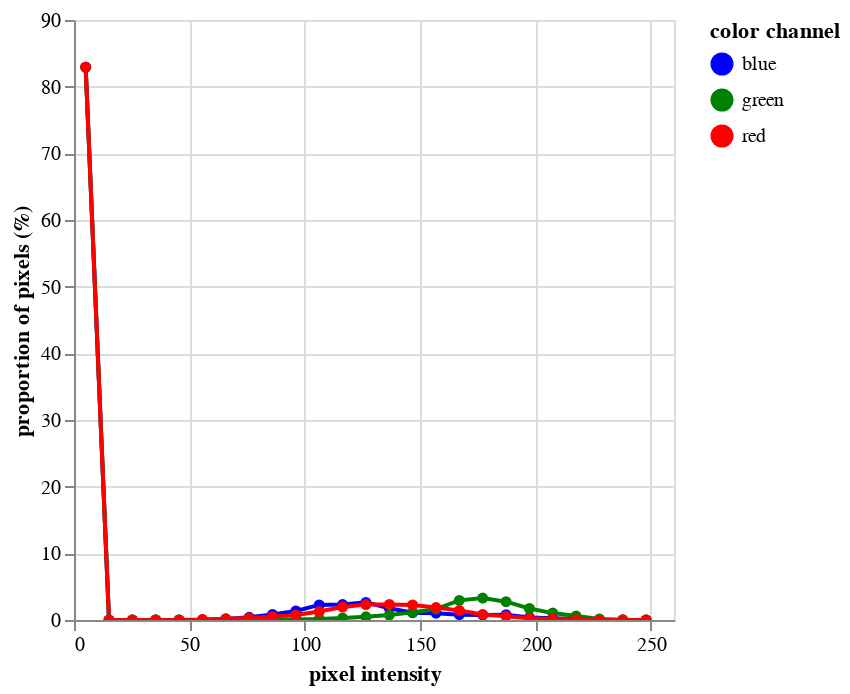

Write notebook code for a chart like this one.
### Code cell
hist_figure1 = pcv.visualize.histogram(image_wb, bins=25)

### Figure 1 — Vega-Lite specification as saved in the notebook (floating-point values rounded to 4 significant figures)
{"config": {"view": {"continuousWidth": 300, "continuousHeight": 300}, "range": {"category": ["blue", "green", "red"]}}, "data": {"name": "data-292874ff701d83f33b330595fc4a3cf9"}, "mark": {"type": "line", "point": true}, "encoding": {"color": {"field": "color channel", "type": "nominal"}, "tooltip": [{"field": "pixel intensity", "type": "quantitative"}, {"field": "proportion of pixels (%)", "type": "quantitative"}], "x": {"field": "pixel intensity", "type": "quantitative"}, "y": {"field": "proportion of pixels (%)", "type": "quantitative"}}, "params": [{"name": "param_4", "select": {"type": "interval", "encodings": ["x", "y"]}, "bind": "scales"}], "$schema": "https://vega.github.io/schema/vega-lite/v5.20.1.json", "datasets": {"data-292874ff701d83f33b330595fc4a3cf9": [{"pixel intensity": 5.06, "proportion of pixels (%)": 82.92, "hist_count": 1018000.0, "color channel": "blue"}, {"pixel intensity": 15.18, "proportion of pixels (%)": 8.147e-05, "hist_count": 1.0, "color channel": "blue"}, {"pixel intensity": 25.3, "proportion of pixels (%)": 0.0003259, "hist_count": 4.0, "color channel": "blue"}, {"pixel intensity": 35.42, "proportion of pixels (%)": 0.001466, "hist_count": 18.0, "color channel": "blue"}, {"pixel intensity": 45.54, "proportion of pixels (%)": 0.005784, "hist_count": 71.0, "color channel": "blue"}, {"pixel intensity": 55.66, "proportion of pixels (%)": 0.03707, "hist_count": 455.0, "color channel": "blue"}, {"pixel intensity": 65.78, "proportion of pixels (%)": 0.1582, "hist_count": 1942.0, "color channel": "blue"}, {"pixel intensity": 75.9, "proportion of pixels (%)": 0.4057, "hist_count": 4980.0, "color channel": "blue"}, {"pixel intensity": 86.02, "proportion of pixels (%)": 0.8415, "hist_count": 10330.0, "color channel": "blue"}, {"pixel intensity": 96.14, "proportion of pixels (%)": 1.359, "hist_count": 16680.0, "color channel": "blue"}, {"pixel intensity": 106.3, "proportion of pixels (%)": 2.264, "hist_count": 27800.0, "color channel": "blue"}, {"pixel intensity": 116.4, "proportion of pixels (%)": 2.318, "hist_count": 28450.0, "color channel": "blue"}, {"pixel intensity": 126.5, "proportion of pixels (%)": 2.644, "hist_count": 32450.0, "color channel": "blue"}, {"pixel intensity": 136.6, "proportion of pixels (%)": 1.765, "hist_count": 21670.0, "color channel": "blue"}, {"pixel intensity": 146.7, "proportion of pixels (%)": 1.09, "hist_count": 13380.0, "color channel": "blue"}, {"pixel intensity": 156.9, "proportion of pixels (%)": 1.027, "hist_count": 12610.0, "color channel": "blue"}, {"pixel intensity": 167.0, "proportion of pixels (%)": 0.8048, "hist_count": 9879.0, "color channel": "blue"}, {"pixel intensity": 177.1, "proportion of pixels (%)": 0.7553, "hist_count": 9272.0, "color channel": "blue"}, {"pixel intensity": 187.2, "proportion of pixels (%)": 0.7932, "hist_count": 9737.0, "color channel": "blue"}, {"pixel intensity": 197.3, "proportion of pixels (%)": 0.3855, "hist_count": 4732.0, "color channel": "blue"}, {"pixel intensity": 207.5, "proportion of pixels (%)": 0.2481, "hist_count": 3045.0, "color channel": "blue"}, {"pixel intensity": 217.6, "proportion of pixels (%)": 0.14, "hist_count": 1718.0, "color channel": "blue"}, {"pixel intensity": 227.7, "proportion of pixels (%)": 0.02941, "hist_count": 361.0, "color channel": "blue"}, {"pixel intensity": 237.8, "proportion of pixels (%)": 0.01108, "hist_count": 136.0, "color channel": "blue"}, {"pixel intensity": 247.9, "proportion of pixels (%)": 0.0, "hist_count": 0.0, "color channel": "blue"}, {"pixel intensity": 5.06, "proportion of pixels (%)": 82.92, "hist_count": 1018000.0, "color channel": "green"}, {"pixel intensity": 15.18, "proportion of pixels (%)": 0.0, "hist_count": 0.0, "color channel": "green"}, {"pixel intensity": 25.3, "proportion of pixels (%)": 0.0, "hist_count": 0.0, "color channel": "green"}, {"pixel intensity": 35.42, "proportion of pixels (%)": 0.0001629, "hist_count": 2.0, "color channel": "green"}, {"pixel intensity": 45.54, "proportion of pixels (%)": 0.001711, "hist_count": 21.0, "color channel": "green"}, {"pixel intensity": 55.66, "proportion of pixels (%)": 0.004236, "hist_count": 52.0, "color channel": "green"}, {"pixel intensity": 65.78, "proportion of pixels (%)": 0.006436, "hist_count": 79.0, "color channel": "green"}, {"pixel intensity": 75.9, "proportion of pixels (%)": 0.01246, "hist_count": 153.0, "color channel": "green"}, {"pixel intensity": 86.02, "proportion of pixels (%)": 0.03047, "hist_count": 374.0, "color channel": "green"}, {"pixel intensity": 96.14, "proportion of pixels (%)": 0.06281, "hist_count": 771.0, "color channel": "green"}, {"pixel intensity": 106.3, "proportion of pixels (%)": 0.1367, "hist_count": 1678.0, "color channel": "green"}, {"pixel intensity": 116.4, "proportion of pixels (%)": 0.2912, "hist_count": 3575.0, "color channel": "green"}, {"pixel intensity": 126.5, "proportion of pixels (%)": 0.4817, "hist_count": 5913.0, "color channel": "green"}, {"pixel intensity": 136.6, "proportion of pixels (%)": 0.745, "hist_count": 9145.0, "color channel": "green"}, {"pixel intensity": 146.7, "proportion of pixels (%)": 1.142, "hist_count": 14020.0, "color channel": "green"}, {"pixel intensity": 156.9, "proportion of pixels (%)": 1.635, "hist_count": 20070.0, "color channel": "green"}, {"pixel intensity": 167.0, "proportion of pixels (%)": 2.945, "hist_count": 36150.0, "color channel": "green"}, {"pixel intensity": 177.1, "proportion of pixels (%)": 3.29, "hist_count": 40380.0, "color channel": "green"}, {"pixel intensity": 187.2, "proportion of pixels (%)": 2.75, "hist_count": 33760.0, "color channel": "green"}, {"pixel intensity": 197.3, "proportion of pixels (%)": 1.73, "hist_count": 21240.0, "color channel": "green"}, {"pixel intensity": 207.5, "proportion of pixels (%)": 1.036, "hist_count": 12710.0, "color channel": "green"}, {"pixel intensity": 217.6, "proportion of pixels (%)": 0.5887, "hist_count": 7227.0, "color channel": "green"}, {"pixel intensity": 227.7, "proportion of pixels (%)": 0.1676, "hist_count": 2057.0, "color channel": "green"}, {"pixel intensity": 237.8, "proportion of pixels (%)": 0.02664, "hist_count": 327.0, "color channel": "green"}, {"pixel intensity": 247.9, "proportion of pixels (%)": 8.147e-05, "hist_count": 1.0, "color channel": "green"}, {"pixel intensity": 5.06, "proportion of pixels (%)": 82.92, "hist_count": 1018000.0, "color channel": "red"}, {"pixel intensity": 15.18, "proportion of pixels (%)": 0.0, "hist_count": 0.0, "color channel": "red"}, {"pixel intensity": 25.3, "proportion of pixels (%)": 0.0001629, "hist_count": 2.0, "color channel": "red"}, {"pixel intensity": 35.42, "proportion of pixels (%)": 0.004725, "hist_count": 58.0, "color channel": "red"}, {"pixel intensity": 45.54, "proportion of pixels (%)": 0.0154, "hist_count": 189.0, "color channel": "red"}, {"pixel intensity": 55.66, "proportion of pixels (%)": 0.05988, "hist_count": 735.0, "color channel": "red"}, {"pixel intensity": 65.78, "proportion of pixels (%)": 0.1819, "hist_count": 2233.0, "color channel": "red"}, {"pixel intensity": 75.9, "proportion of pixels (%)": 0.3049, "hist_count": 3743.0, "color channel": "red"}, {"pixel intensity": 86.02, "proportion of pixels (%)": 0.4856, "hist_count": 5961.0, "color channel": "red"}, {"pixel intensity": 96.14, "proportion of pixels (%)": 0.7369, "hist_count": 9046.0, "color channel": "red"}, {"pixel intensity": 106.3, "proportion of pixels (%)": 1.269, "hist_count": 15580.0, "color channel": "red"}, {"pixel intensity": 116.4, "proportion of pixels (%)": 1.938, "hist_count": 23780.0, "color channel": "red"}, {"pixel intensity": 126.5, "proportion of pixels (%)": 2.312, "hist_count": 28380.0, "color channel": "red"}, {"pixel intensity": 136.6, "proportion of pixels (%)": 2.332, "hist_count": 28630.0, "color channel": "red"}, {"pixel intensity": 146.7, "proportion of pixels (%)": 2.264, "hist_count": 27780.0, "color channel": "red"}, {"pixel intensity": 156.9, "proportion of pixels (%)": 1.873, "hist_count": 22990.0, "color channel": "red"}, {"pixel intensity": 167.0, "proportion of pixels (%)": 1.427, "hist_count": 17510.0, "color channel": "red"}, {"pixel intensity": 177.1, "proportion of pixels (%)": 0.8176, "hist_count": 10040.0, "color channel": "red"}, {"pixel intensity": 187.2, "proportion of pixels (%)": 0.5594, "hist_count": 6867.0, "color channel": "red"}, {"pixel intensity": 197.3, "proportion of pixels (%)": 0.2643, "hist_count": 3244.0, "color channel": "red"}, {"pixel intensity": 207.5, "proportion of pixels (%)": 0.1596, "hist_count": 1959.0, "color channel": "red"}, {"pixel intensity": 217.6, "proportion of pixels (%)": 0.05784, "hist_count": 710.0, "color channel": "red"}, {"pixel intensity": 227.7, "proportion of pixels (%)": 0.01727, "hist_count": 212.0, "color channel": "red"}, {"pixel intensity": 237.8, "proportion of pixels (%)": 0.003503, "hist_count": 43.0, "color channel": "red"}, {"pixel intensity": 247.9, "proportion of pixels (%)": 0.0006517, "hist_count": 8.0, "color channel": "red"}]}}
